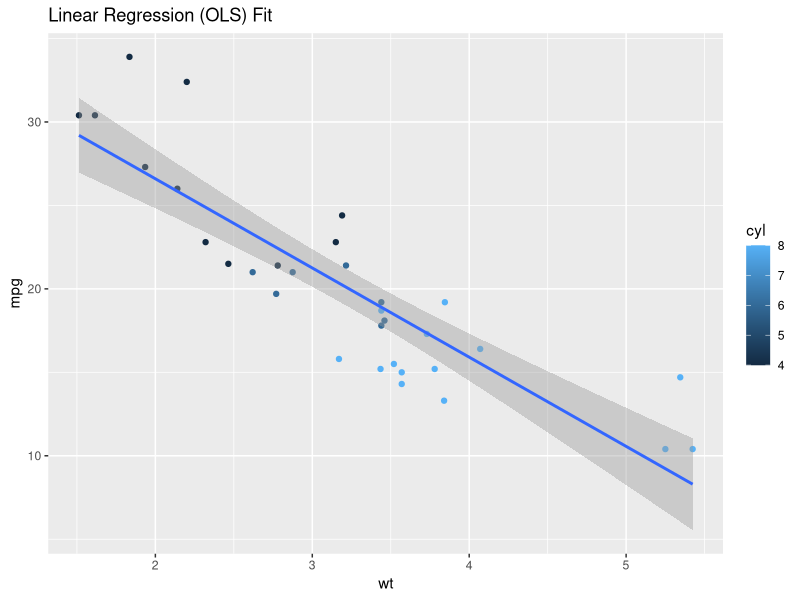
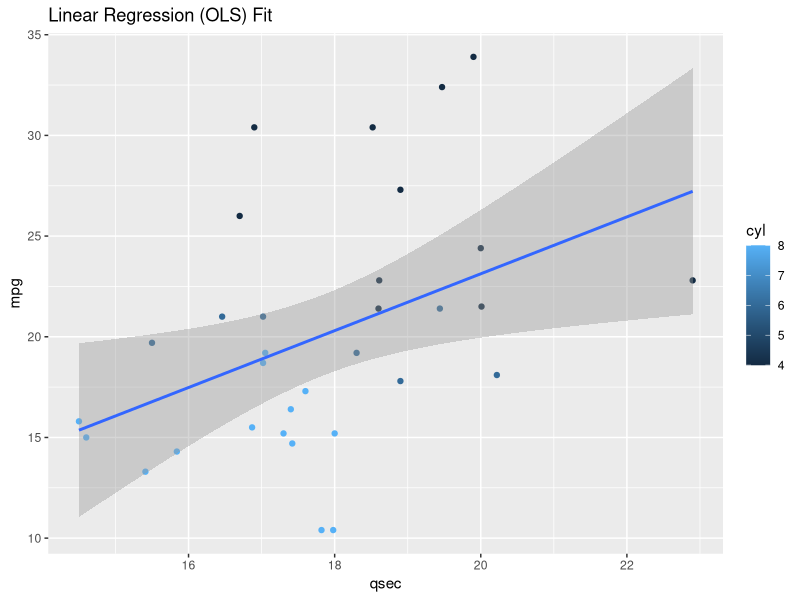

The R source for these figures, in order:
## ---- chunk 1
summary(mtcars$mpg)
## ---- chunk 2
library(ggplot2)
qplot(wt, mpg, data=mtcars, geom=c("point", "smooth"), 
method="lm", formula=y~x, color=cyl, 
main="Linear Regression (OLS) Fit", 
xlab="wt", ylab="mpg")
## ---- chunk 3
library(ggplot2)
qplot(qsec, mpg, data=mtcars, geom=c("point", "smooth"), 
method="lm", formula=y~x, color=cyl, 
main="Linear Regression (OLS) Fit", 
xlab="qsec", ylab="mpg")
